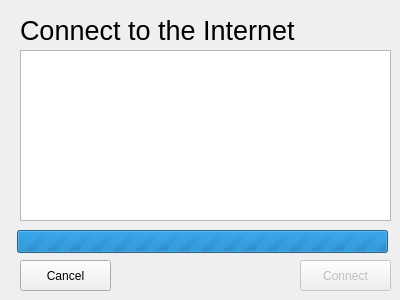
<?xml version="1.0" encoding="UTF-8"?>
<ui version="4.0">
 <class>InternetConnection</class>
 <widget class="QDialog" name="InternetConnection">
  <property name="geometry">
   <rect>
    <x>0</x>
    <y>0</y>
    <width>400</width>
    <height>300</height>
   </rect>
  </property>
  <property name="windowTitle">
   <string>Connect to the Internet</string>
  </property>
  <widget class="QPushButton" name="pushButton">
   <property name="enabled">
    <bool>false</bool>
   </property>
   <property name="geometry">
    <rect>
     <x>300</x>
     <y>260</y>
     <width>91</width>
     <height>31</height>
    </rect>
   </property>
   <property name="text">
    <string>Connect</string>
   </property>
   <property name="icon">
    <iconset theme="dialog-ok"/>
   </property>
  </widget>
  <widget class="QLabel" name="label_7">
   <property name="geometry">
    <rect>
     <x>20</x>
     <y>10</y>
     <width>381</width>
     <height>41</height>
    </rect>
   </property>
   <property name="font">
    <font>
     <pointsize>20</pointsize>
    </font>
   </property>
   <property name="text">
    <string>Connect to the Internet</string>
   </property>
  </widget>
  <widget class="QListWidget" name="listWidget">
   <property name="geometry">
    <rect>
     <x>20</x>
     <y>50</y>
     <width>371</width>
     <height>171</height>
    </rect>
   </property>
  </widget>
  <widget class="QProgressBar" name="progressBar">
   <property name="geometry">
    <rect>
     <x>17</x>
     <y>230</y>
     <width>371</width>
     <height>23</height>
    </rect>
   </property>
   <property name="maximum">
    <number>0</number>
   </property>
   <property name="value">
    <number>-1</number>
   </property>
  </widget>
  <widget class="QPushButton" name="pushButton_2">
   <property name="geometry">
    <rect>
     <x>20</x>
     <y>260</y>
     <width>91</width>
     <height>31</height>
    </rect>
   </property>
   <property name="text">
    <string>Cancel</string>
   </property>
   <property name="icon">
    <iconset theme="dialog-cancel">
     <normaloff>.</normaloff>.</iconset>
   </property>
  </widget>
 </widget>
 <resources/>
 <connections/>
</ui>
